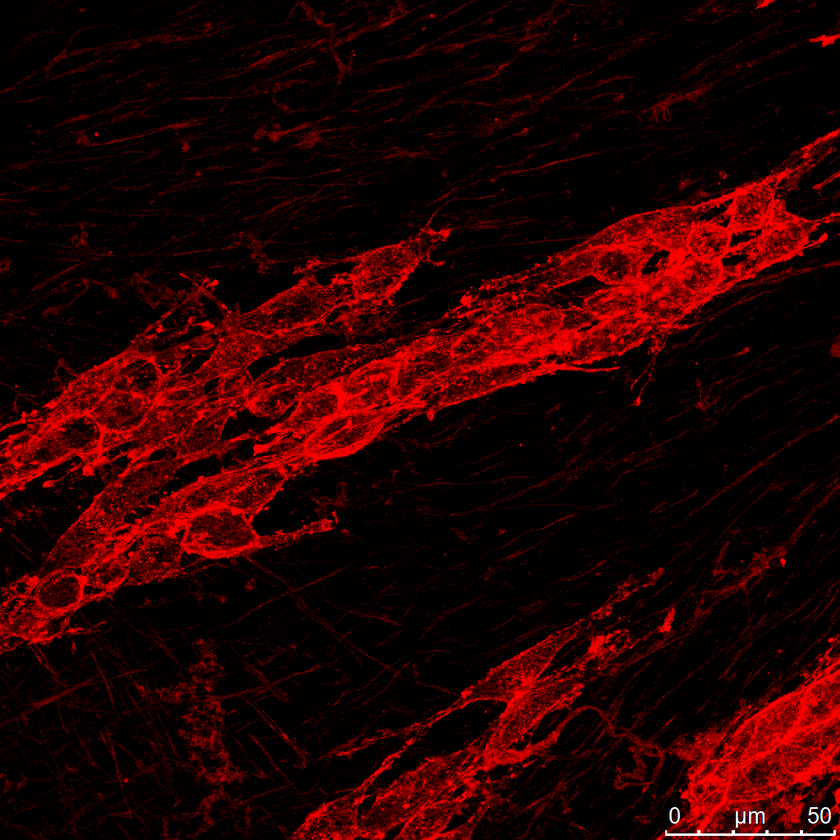
%> input picture CODE/WT_LKR13_1_Phalloidin.tif, 840 x 840 px, shrunk from 1024 x 1024 before the run
$ octave Phalloidin_test.m   (GNU Octave 9; MATLAB toolbox functions it lacks are replaced by stand-ins)
%> lines starting %> are read from the running program, lines starting %| are printed output that depends on the picture; in (x1, y1, x2, y2) boxes, pixels count from 0 and x2, y2 are one past the last pixel; in counts of white or black regions, pixels touching at a corner belong together; the program's own positions count from 1; pictures that were not available may be replaced by others from this repository, and a replacement may not be noted
img2 = imread("WT_LKR13_1_Phalloidin.tif");
%> img2 is the input picture: size 840x840x3 uint8; mean R, G, B 38.2, 0.3, 0.3
red_channel = img2(:,:,1);
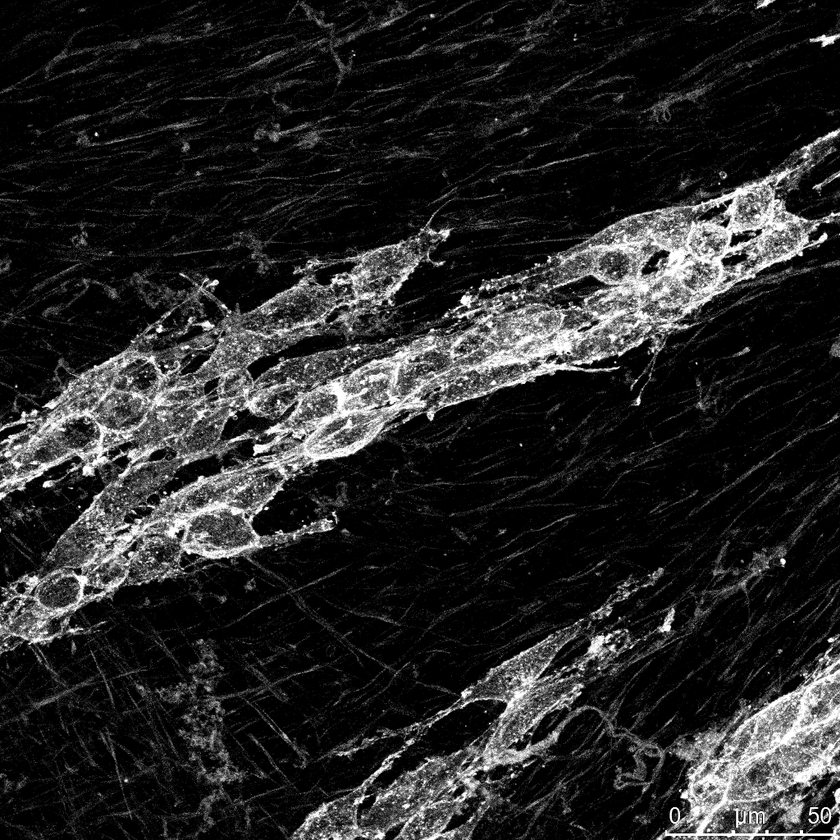
%> red_channel: size 840x840 uint8; min 0, max 255, mean 38.2
red_channel_filt       = imfilter(red_channel,fspecial('Gaussian',5));
red_channel_thres      = red_channel_filt>120;
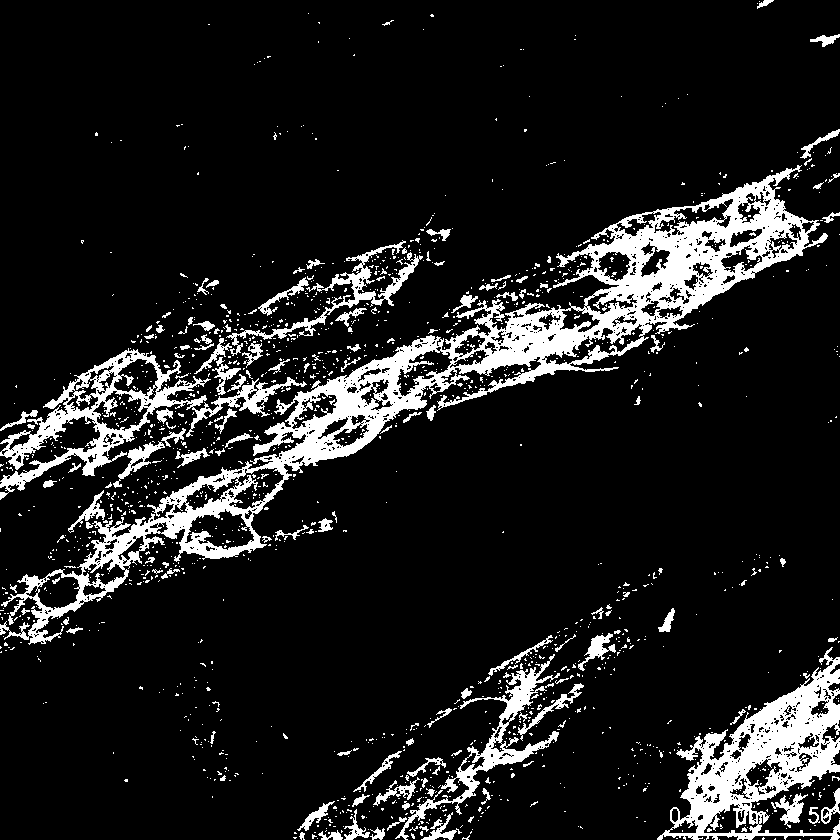
%> red_channel_thres: size 840x840 logical; 11.8% white; 1503 white regions (1363 under 20 px), largest, box (x1, y1, x2, y2) and area: (0, 165, 828, 645) 39408, (657, 647, 840, 840) 12682, (0, 348, 307, 500) 8125
red_channel_labelled   = bwlabel(red_channel_thres);
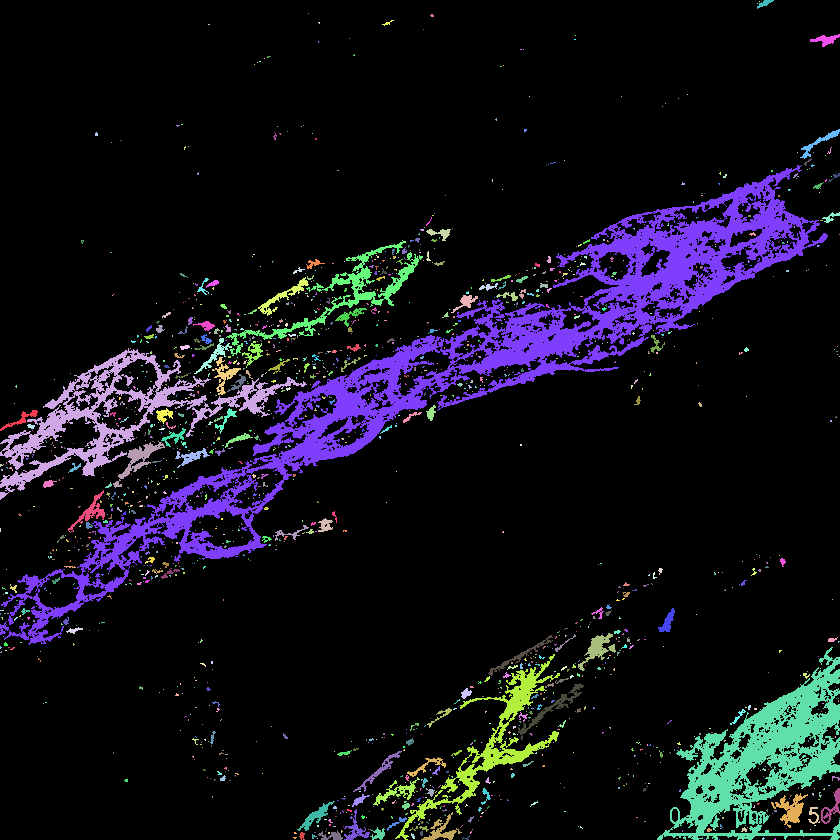
%> red_channel_labelled: size 840x840 double; 1504 distinct labels, from 0 to 1503; one colour per label, 0 black
img3 = imread("RBD_LKR13_1_Phalloidin.tif");
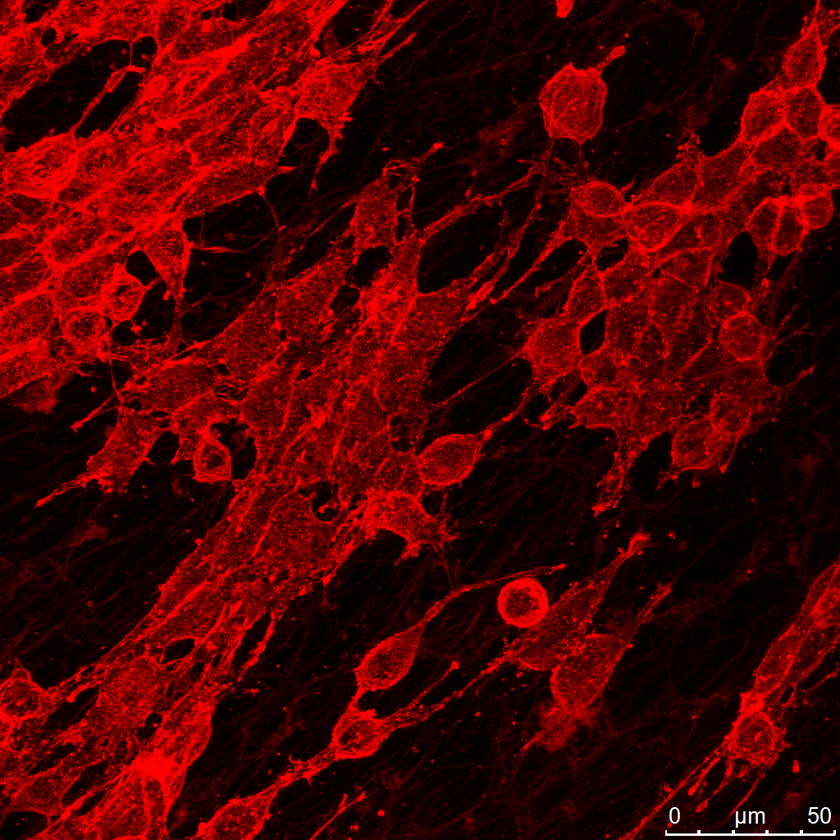
%> input picture CODE/RBD_LKR13_1_Phalloidin.tiff, 840 x 840 px, shrunk from 1024 x 1024 before the run, given in place of RBD_LKR13_1_Phalloidin.tif, which was not available
%> img3 is the input picture: size 840x840x3 uint8; mean R, G, B 74.7, 0.3, 0.3
red_channel_filled     = imfill(red_channel_labelled);
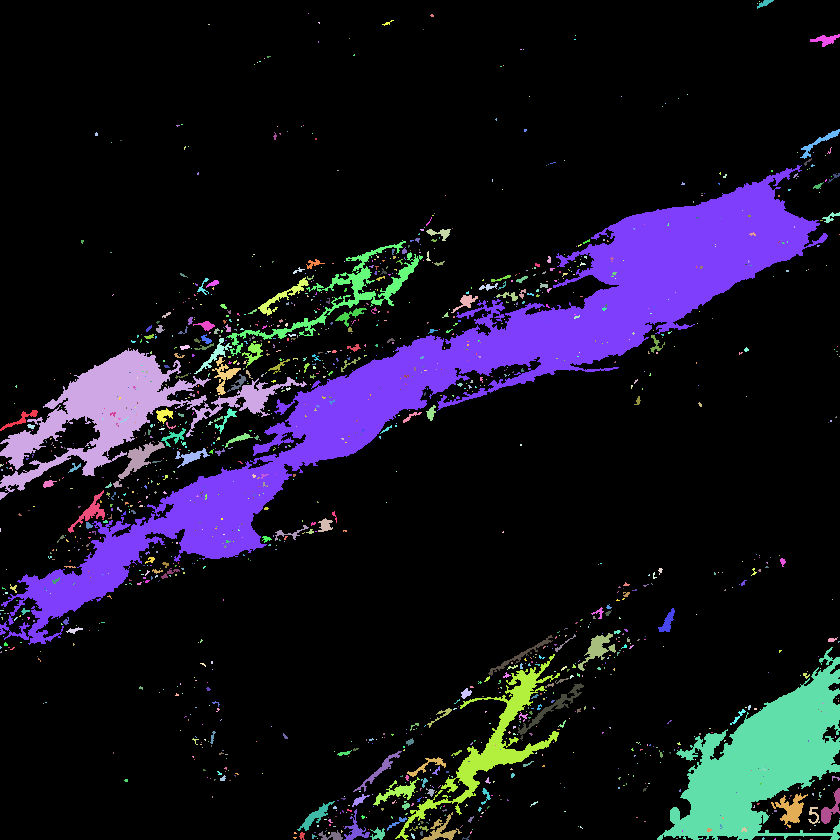
%> red_channel_filled: size 840x840 double; 1504 distinct labels, from 0 to 1503; one colour per label, 0 black
red_channel_clean = bwareaopen(red_channel_filled, 150);
%> red_channel_clean: size 840x840 logical; 14% white; 30 white regions, largest, box (x1, y1, x2, y2) and area: (0, 165, 828, 645) 57320, (657, 647, 840, 840) 15931, (0, 348, 307, 500) 11580
red_channel_closed = imclose(red_channel_clean, strel('disk',30));
%> red_channel_closed: size 840x840 logical; 23.6% white; 5 white regions, box (x1, y1, x2, y2) and area: (0, 129, 840, 645) 122386, (297, 633, 621, 840) 22035, (657, 647, 840, 840) 21574, (810, 34, 840, 47) 222, (657, 608, 675, 632) 206
red_channel_dilate = imdilate(red_channel_closed, strel('disk', 10));
%> red_channel_dilate: size 840x840 logical; 28.6% white; 5 white regions, box (x1, y1, x2, y2) and area: (0, 120, 840, 654) 145137, (288, 624, 630, 840) 29577, (648, 638, 840, 840) 24863, (648, 599, 684, 641) 1095, (801, 25, 840, 56) 977
imagesc(red_channel_clean + red_channel_dilate)
red_channel_distance =(bwdist(1-red_channel_dilate));
 colormap jet ;
 red_channel_skel = (bwskel(red_channel_dilate));
%> red_channel_skel: size 840x840 logical; 0.24% white in thin lines or dots
 imagesc(red_channel_skel .* red_channel_distance)
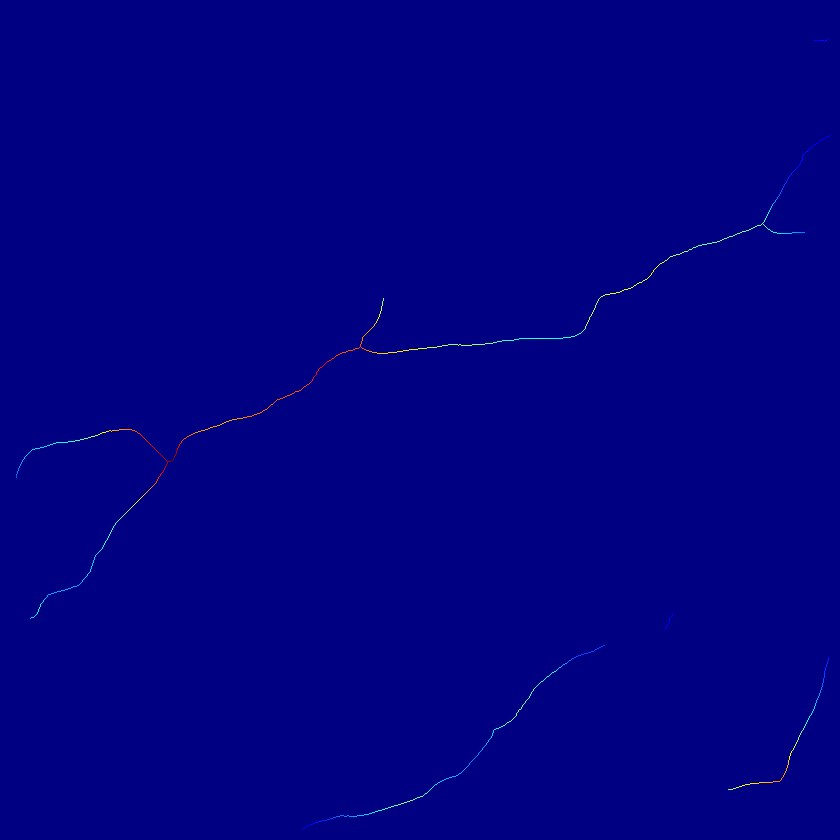
%> displayed picture: size 840x840x3, on the screen's scale of 0 to 255; mean R, G, B 0.3, 0.4, 131
